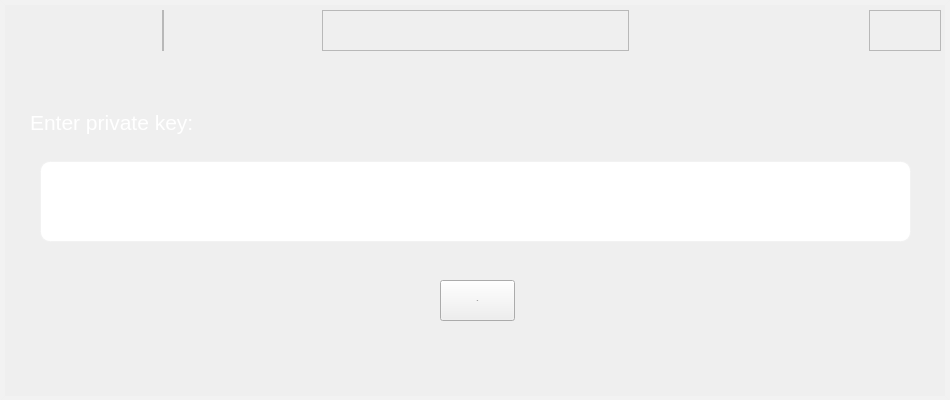
<?xml version="1.0" encoding="UTF-8"?>
<ui version="4.0">
 <class>Dialog</class>
 <widget class="QDialog" name="Dialog">
  <property name="geometry">
   <rect>
    <x>0</x>
    <y>0</y>
    <width>950</width>
    <height>400</height>
   </rect>
  </property>
  <property name="minimumSize">
   <size>
    <width>950</width>
    <height>400</height>
   </size>
  </property>
  <property name="maximumSize">
   <size>
    <width>950</width>
    <height>400</height>
   </size>
  </property>
  <property name="windowTitle">
   <string>Dialog</string>
  </property>
  <property name="styleSheet">
   <string notr="true">background-color:#16191d;
QPushButton{background-color: rgba(0, 0, 0, 0);
font-size:28px;
color:white;
hover:{color:white;}
}
QPushButton:hover{
color:white;
border: 2px solid rgba(255,255,255,40);
border-radius:10px;
background-color: rgba(255,255,255,60);
}
border: 5px solid rgba(255,255,255,40);</string>
  </property>
  <property name="modal">
   <bool>true</bool>
  </property>
  <widget class="QFrame" name="frame">
   <property name="geometry">
    <rect>
     <x>0</x>
     <y>0</y>
     <width>950</width>
     <height>401</height>
    </rect>
   </property>
   <property name="styleSheet">
    <string notr="true">#frame{border: 5px solid rgba(255,255,255,40);}</string>
   </property>
   <property name="frameShape">
    <enum>QFrame::StyledPanel</enum>
   </property>
   <property name="frameShadow">
    <enum>QFrame::Raised</enum>
   </property>
   <widget class="QWidget" name="headerContainer_2" native="true">
    <property name="geometry">
     <rect>
      <x>10</x>
      <y>10</y>
      <width>931</width>
      <height>41</height>
     </rect>
    </property>
    <property name="styleSheet">
     <string notr="true">background-color:#ffff;</string>
    </property>
    <layout class="QHBoxLayout" name="horizontalLayout_7">
     <item alignment="Qt::AlignHCenter">
      <widget class="QFrame" name="frame_9">
       <property name="frameShape">
        <enum>QFrame::StyledPanel</enum>
       </property>
       <property name="frameShadow">
        <enum>QFrame::Raised</enum>
       </property>
       <layout class="QHBoxLayout" name="horizontalLayout_8">
        <property name="spacing">
         <number>0</number>
        </property>
        <property name="leftMargin">
         <number>0</number>
        </property>
        <property name="topMargin">
         <number>0</number>
        </property>
        <property name="rightMargin">
         <number>0</number>
        </property>
        <property name="bottomMargin">
         <number>0</number>
        </property>
       </layout>
      </widget>
     </item>
     <item>
      <widget class="QFrame" name="frame_10">
       <property name="frameShape">
        <enum>QFrame::StyledPanel</enum>
       </property>
       <property name="frameShadow">
        <enum>QFrame::Raised</enum>
       </property>
      </widget>
     </item>
     <item alignment="Qt::AlignRight">
      <widget class="QFrame" name="frame_11">
       <property name="frameShape">
        <enum>QFrame::StyledPanel</enum>
       </property>
       <property name="frameShadow">
        <enum>QFrame::Raised</enum>
       </property>
       <layout class="QHBoxLayout" name="horizontalLayout_9">
        <property name="leftMargin">
         <number>0</number>
        </property>
        <property name="topMargin">
         <number>0</number>
        </property>
        <property name="rightMargin">
         <number>0</number>
        </property>
        <property name="bottomMargin">
         <number>0</number>
        </property>
        <item>
         <widget class="QPushButton" name="hide_btn_2">
          <property name="styleSheet">
           <string notr="true">border:none;</string>
          </property>
          <property name="text">
           <string/>
          </property>
          <property name="icon">
           <iconset resource="res_rc.qrc">
            <normaloff>:/icon/icons/minus.svg</normaloff>:/icon/icons/minus.svg</iconset>
          </property>
          <property name="iconSize">
           <size>
            <width>24</width>
            <height>24</height>
           </size>
          </property>
         </widget>
        </item>
        <item>
         <widget class="QPushButton" name="close_btn_2">
          <property name="styleSheet">
           <string notr="true">border:none;</string>
          </property>
          <property name="text">
           <string/>
          </property>
          <property name="icon">
           <iconset resource="res_rc.qrc">
            <normaloff>:/icon/icons/x.svg</normaloff>:/icon/icons/x.svg</iconset>
          </property>
          <property name="iconSize">
           <size>
            <width>24</width>
            <height>24</height>
           </size>
          </property>
         </widget>
        </item>
       </layout>
      </widget>
     </item>
    </layout>
   </widget>
   <widget class="QLabel" name="label_2">
    <property name="geometry">
     <rect>
      <x>30</x>
      <y>110</y>
      <width>261</width>
      <height>31</height>
     </rect>
    </property>
    <property name="font">
     <font>
      <family>MS Sans Serif</family>
      <pointsize>16</pointsize>
      <hintingpreference>PreferDefaultHinting</hintingpreference>
     </font>
    </property>
    <property name="styleSheet">
     <string notr="true">color:white;</string>
    </property>
    <property name="text">
     <string>Enter private key:</string>
    </property>
    <property name="alignment">
     <set>Qt::AlignLeading|Qt::AlignLeft|Qt::AlignTop</set>
    </property>
    <property name="wordWrap">
     <bool>true</bool>
    </property>
   </widget>
   <widget class="QPushButton" name="ok_btn">
    <property name="geometry">
     <rect>
      <x>440</x>
      <y>280</y>
      <width>75</width>
      <height>41</height>
     </rect>
    </property>
    <property name="font">
     <font>
      <family>MS Sans Serif</family>
      <pointsize>-1</pointsize>
     </font>
    </property>
    <property name="styleSheet">
     <string notr="true">QPushButton{background-color: rgba(0, 0, 0, 0);
font-size:28px;
color:white;
hover:{color:white;}
}
QPushButton:hover{
color:white;
border: 2px solid rgba(255,255,255,40);
border-radius:10px;
background-color: rgba(255,255,255,60);
}</string>
    </property>
    <property name="text">
     <string>OK</string>
    </property>
   </widget>
   <widget class="QLineEdit" name="pk_label">
    <property name="geometry">
     <rect>
      <x>40</x>
      <y>161</y>
      <width>871</width>
      <height>81</height>
     </rect>
    </property>
    <property name="font">
     <font>
      <family>MS Sans Serif</family>
      <pointsize>16</pointsize>
     </font>
    </property>
    <property name="styleSheet">
     <string notr="true">color:white;
border-radius:10px;
border: 2px solid rgba(255,255,255,40);
</string>
    </property>
    <property name="maxLength">
     <number>256</number>
    </property>
    <property name="alignment">
     <set>Qt::AlignLeading|Qt::AlignLeft|Qt::AlignTop</set>
    </property>
   </widget>
  </widget>
 </widget>
 <resources>
  <include location="res_rc.qrc"/>
 </resources>
 <connections/>
</ui>
